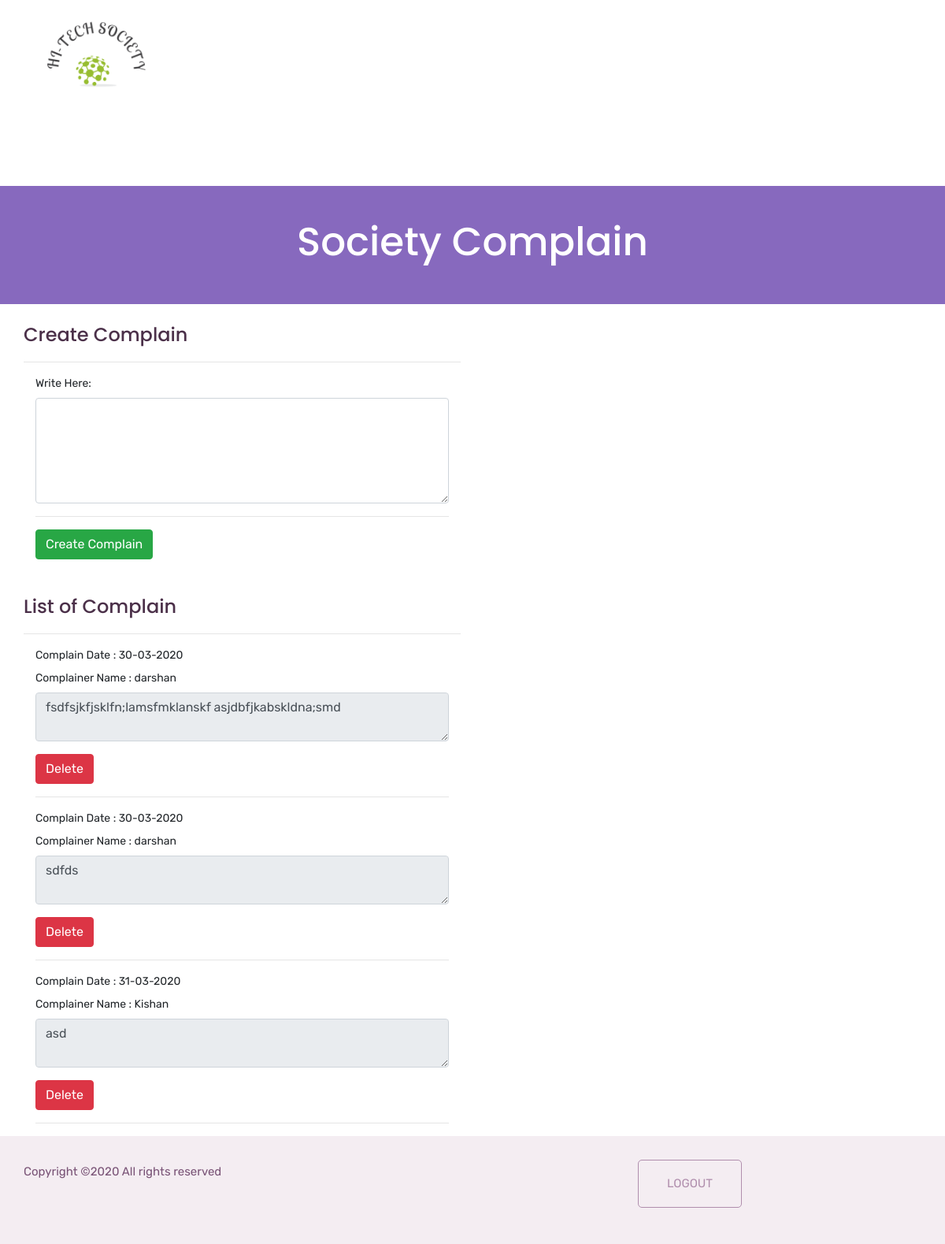
/complain.php (signed in), run on the app's committed database.
### tables this page shows
CREATE TABLE IF NOT EXISTS `complain` (
  `id` int(2) NOT NULL AUTO_INCREMENT,
  `Appartment_Id` int(10) NOT NULL,
  `complain_name` varchar(20) DEFAULT NULL,
  `Description` varchar(150) NOT NULL,
  `time` timestamp NOT NULL DEFAULT CURRENT_TIMESTAMP,
  `status` int(2) NOT NULL DEFAULT '1',
  PRIMARY KEY (`id`)
);

### complain.php (the view, shortened to what this page needs)
<?php include('php/header.php')?>
<section class="breadcrumb_part">
    <div class="container">
        <div class="row">
            <div class="col-lg-12">
                <div class="breadcrumb_iner">
                    <h2>Society Complain</h2>
                </div>
            </div>
        </div>
    </div>
</section>
<?php
$qry1="select * from users where EmailAddress='".$_SESSION['Email']."'";
$result1=$con->query($qry1);
 if($result1->num_rows > 0){
                    $row1 = $result1->fetch_assoc();
?>
<section>
    <div class="container">
        <div class="row">
            <div class="col-sm-6">
                <br>
                <h3 class="widget_title">Create Complain</h3>
                <hr>
                <div class="media post_item">
                    <div class="media-body">
                        <div class="col-lg-12">
                            <form method="post">
                            <div class="form-group">
                                <label for="comment">Write Here:</label>
                                <textarea class="form-control" rows="5" id="comment" name="textdesc" required></textarea>
                            </div>
                            <hr>
                            <button type="submit" class="btn btn-success" name="announcement">Create Complain</button> <br><br>
                            </form>
                        </div>
                    </div>
                </div>
            </div>
        </div>
    </div>
</section>
<?php
}
?>
<section>
    <div class="container">
        <div class="row">
            <div class="col-sm-6">
                <br>
                <h3 class="widget_title">List of Complain</h3>
                <hr>
                <?php
                $qry="select * from complain where Appartment_Id='".$_SESSION['a_id']."' and status=1";
                    $result=$con->query($qry);
                     if($result->num_rows > 0){ $counter=1;
                    while($row = $result->fetch_assoc()){
                                    $timestamp = date("d-m-Y",strtotime($row['time']));
                ?>
                <div class="media post_item">
                    <div class="media-body">
                        <div class="col-lg-12">
                            <div class="form-group">
                                <label>Complain Date : <?php echo $timestamp;?></label><br>
                                                                <label>Complainer Name : <?php echo $row['complain_name'];?></label>
                                <textarea class="form-control foo"  id="comment" disabled><?php echo $row['Description'];?></textarea>
                            </div>
                            <?php
                        if($row1['isSecretary'] == 1){
                            ?>
                     <a  href="apis/complainStatus.php?cid=<?php echo $row['id'] ?> &del=true"> <button type="sybmit" value="submit" class="btn btn-danger ">
                         Delete</button></a>
               <?php }
                            ?>
                            <hr>
                        </div>
                    </div>
                </div>
                 <?php
                    }}
                ?>
            </div>
        </div>
    </div>
</section>
<?php include('php/footer.php')?>

### data on the page
complain: time "30-03-2020", complain_name "darshan", Description "fsdfsjkfjsklfn;lamsfmklanskf asjdbfjkabskldna;smd"
complain: time "30-03-2020", complain_name "darshan", Description "sdfds"
complain: time "31-03-2020", complain_name "Kishan", Description "asd"
